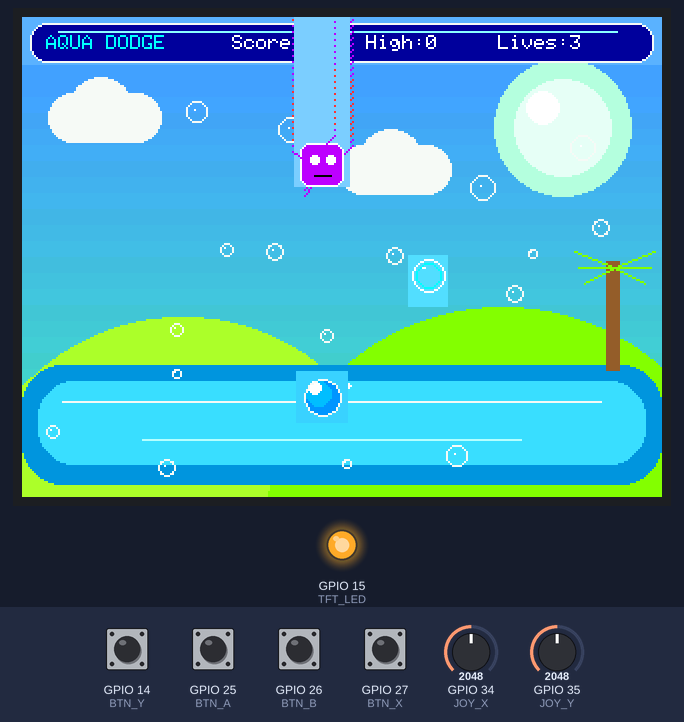
Bench run of a sketch on a simulated ESP32. Parts: 320×240 colour display, output pins drawn as LEDs (lit = HIGH). The test bench sets the inputs (shaded band); at power-on: GPIO 14 (BTN_Y), GPIO 25 (BTN_A), GPIO 26 (BTN_B), GPIO 27 (BTN_X) HIGH, GPIO 34 (JOY_X) = 2048, GPIO 35 (JOY_Y) = 2048. Random numbers use the default seed unless the sketch sets one.

Above: at 4.1 s.
4.2 s: GPIO 26 (BTN_B) pulled LOW for 0.15 s
At 4.5 s:
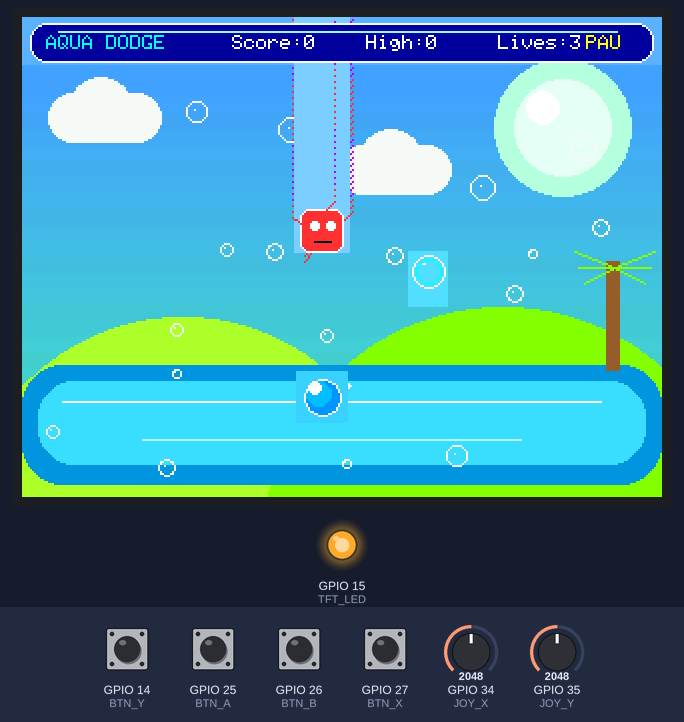
5.8 s: GPIO 25 (BTN_A) pulled LOW for 0.15 s
At 6.18 s:
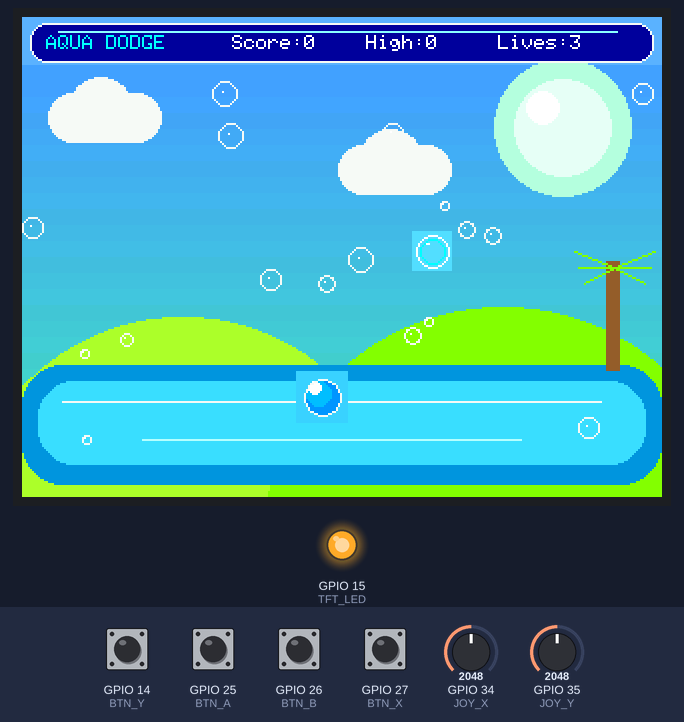
6.5 s: GPIO 14 (BTN_Y) pulled LOW for 0.15 s
At 6.88 s:
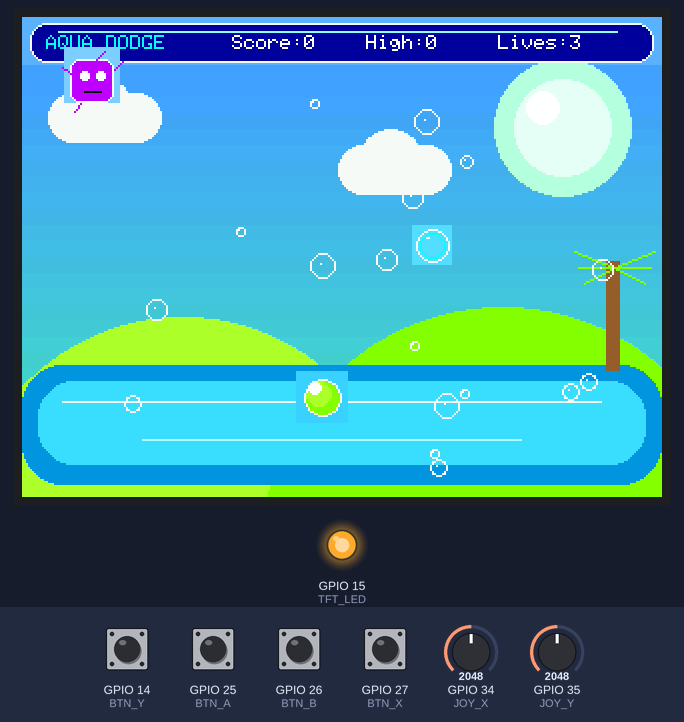
7.2 s: GPIO 34 (JOY_X) set to 1360
At 9.9 s:
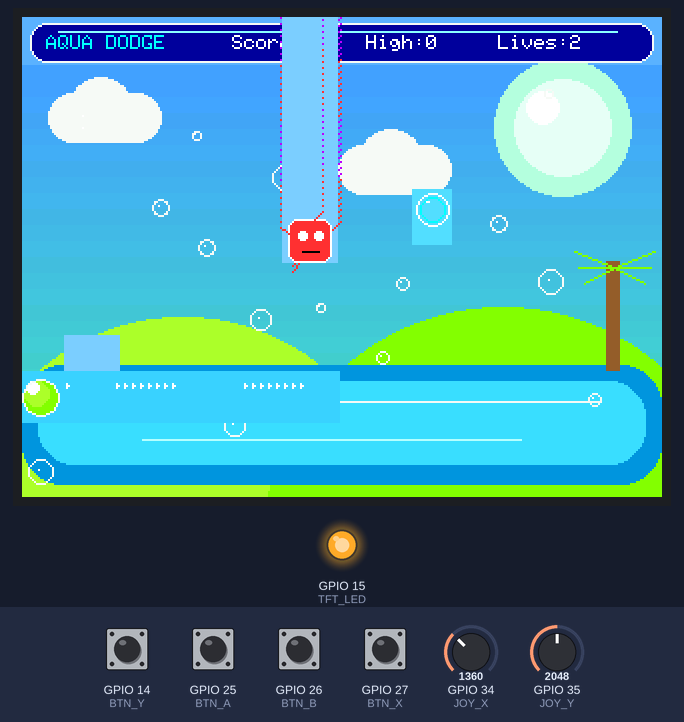
10.0 s: GPIO 14 (BTN_Y) pulled LOW for 1 s
At 10.47 s:
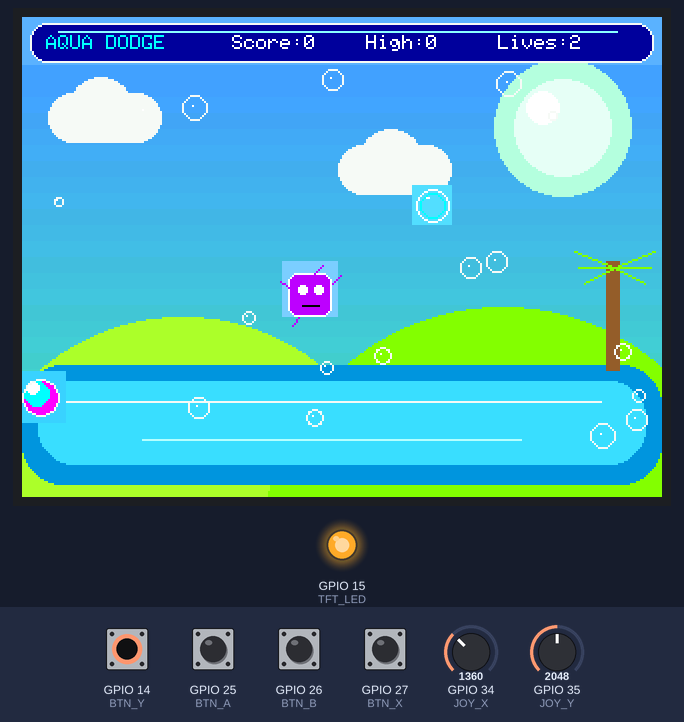
11.6 s: GPIO 25 (BTN_A) pulled LOW for 1 s
At 12.3 s:
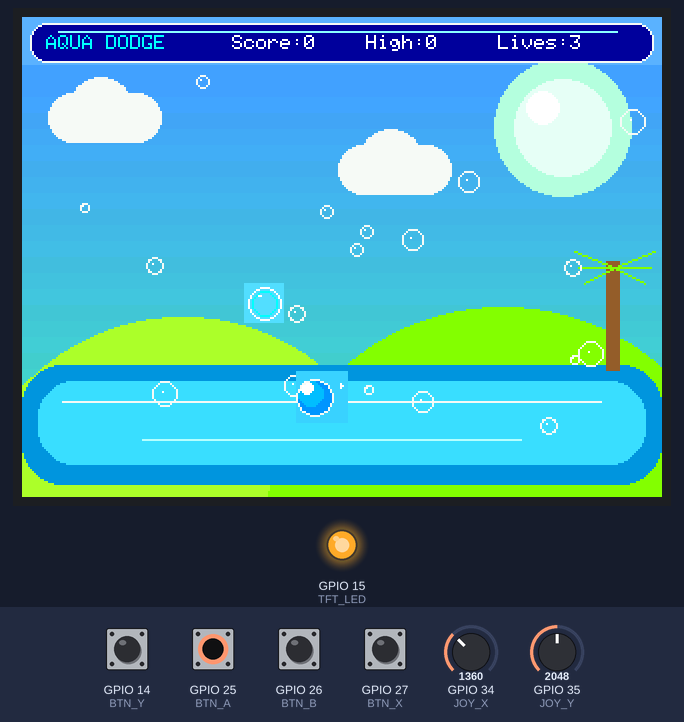
Timing chart, 0 to 14.2 s (numbered marks = the images above; inputs shaded):
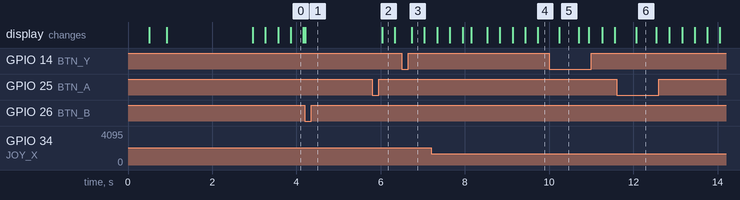

Measured:
- after the input at 5.8 s, the display: changes after 0.24 s (image 2)
- what the display in image 5 shows lasts 0.5 s, from 10.2 s to 10.7 s

The sketch:

Frutiger_Aero_Themed_Game.ino
```cpp
/*
  ESP32 + 2.8" SPI TFT + 4 Buttons + Joystick
  Frutiger Aero Themed Game: Aqua Dodge

  Theme:
  - glossy blue/green background
  - bubbles
  - clouds
  - shiny aqua player orb
  - red/purple "glitch virus" enemies

  TFT Wiring:
  TFT VCC   -> ESP32 5V/VIN
  TFT GND   -> ESP32 GND
  TFT SCK   -> GPIO 18
  TFT MOSI  -> GPIO 23
  TFT MISO  -> GPIO 19
  TFT CS    -> GPIO 5
  TFT DC    -> GPIO 2
  TFT RESET -> GPIO 4
  TFT LED   -> GPIO 15

  Button Wiring:
  Button A -> GPIO 25 -> button -> GND
  Button B -> GPIO 26 -> button -> GND
  Button X -> GPIO 27 -> button -> GND
  Button Y -> GPIO 14 -> button -> GND

  Joystick Wiring:
  Joystick GND -> ESP32 GND
  Joystick VCC -> ESP32 3V3
  Joystick VRx -> GPIO 34
  Joystick VRy -> GPIO 35
  Joystick SW  -> GPIO 32

  Libraries:
  - Adafruit GFX Library
  - Adafruit ILI9341
*/

#include <SPI.h>
#include <Adafruit_GFX.h>
#include <Adafruit_ILI9341.h>

// ---------------- TFT PINS ----------------
#define TFT_CS    5
#define TFT_DC    2
#define TFT_RST   4
#define TFT_MOSI  23
#define TFT_SCLK  18
#define TFT_MISO  19
#define TFT_LED   15

Adafruit_ILI9341 tft = Adafruit_ILI9341(TFT_CS, TFT_DC, TFT_RST);

// ---------------- INPUT PINS ----------------
#define BTN_A 25
#define BTN_B 26
#define BTN_X 27
#define BTN_Y 14
#define JOY_SW 32

#define JOY_X 34
#define JOY_Y 35

// ---------------- SCREEN ----------------
#define SCREEN_W 320
#define SCREEN_H 240

// ---------------- COLORS ----------------
#define SKY_TOP       0x5D9F
#define SKY_MID       0x7E7F
#define AQUA          0x07FF
#define DEEP_AQUA     0x04BF
#define LIME          0x87E0
#define GREEN_GLOW    0xAFE5
#define WHITE_SOFT    0xF7DE
#define GLASS_BLUE    0x4DFF
#define WATER_BLUE    0x05FF
#define VIRUS_RED     0xF986
#define VIRUS_PURPLE  0xB81F
#define DARK_BLUE     0x0013

// ---------------- PLAYER ----------------
int playerX = 150;
int playerY = 190;
int oldPlayerX = 150;
int oldPlayerY = 190;
int playerR = 9;
int playerSpeed = 4;

// ---------------- ENEMY ----------------
int enemyX = 40;
int enemyY = -30;
int oldEnemyX = 40;
int oldEnemyY = -30;
int enemySize = 22;
int enemySpeed = 3;

// ---------------- COLLECTIBLE ----------------
int bubbleX = 100;
int bubbleY = 80;
int oldBubbleX = 100;
int oldBubbleY = 80;
bool bubbleActive = true;

// ---------------- GAME STATE ----------------
int score = 0;
int highScore = 0;
int lives = 3;

bool gameOver = false;
bool paused = false;

unsigned long lastFrame = 0;
const int frameDelay = 30;

unsigned long lastButtonTime = 0;
const int debounceDelay = 180;

int animTick = 0;
int themeMode = 0;

// ---------------- HELPERS ----------------

bool buttonPressed(int pin) {
  return digitalRead(pin) == LOW;
}

uint16_t mixColor(uint8_t r, uint8_t g, uint8_t b) {
  return tft.color565(r, g, b);
}

void glossyCircle(int x, int y, int r, uint16_t outer, uint16_t inner, uint16_t shine) {
  tft.fillCircle(x, y, r, outer);
  tft.fillCircle(x - 2, y - 2, r - 3, inner);
  tft.fillCircle(x - 4, y - 5, r / 3, shine);
  tft.drawCircle(x, y, r, WHITE_SOFT);
}

void drawCloud(int x, int y) {
  tft.fillCircle(x, y + 8, 12, WHITE_SOFT);
  tft.fillCircle(x + 14, y + 4, 16, WHITE_SOFT);
  tft.fillCircle(x + 32, y + 8, 12, WHITE_SOFT);
  tft.fillRoundRect(x - 4, y + 8, 44, 13, 8, WHITE_SOFT);
}

void drawPalmLeaf(int x, int y, int dir) {
  uint16_t c = LIME;
  tft.drawLine(x, y, x + dir * 20, y - 8, c);
  tft.drawLine(x, y, x + dir * 18, y, c);
  tft.drawLine(x, y, x + dir * 15, y + 8, c);
}

void drawFrutigerBackground() {
  tft.fillScreen(SKY_TOP);

  // Gradient-ish horizontal layers
  for (int y = 24; y < SCREEN_H; y += 8) {
    uint8_t g = map(y, 24, SCREEN_H, 160, 230);
    uint8_t b = map(y, 24, SCREEN_H, 255, 180);
    uint16_t c = mixColor(70, g, b);
    tft.fillRect(0, y, SCREEN_W, 8, c);
  }

  // Sun glow
  tft.fillCircle(270, 55, 34, mixColor(180, 255, 220));
  tft.fillCircle(270, 55, 24, mixColor(230, 255, 245));
  tft.fillCircle(260, 45, 8, ILI9341_WHITE);

  // Clouds
  drawCloud(25, 42);
  drawCloud(170, 68);

  // Green hill
  tft.fillCircle(80, 260, 110, GREEN_GLOW);
  tft.fillCircle(240, 265, 120, LIME);

  // Water band
  tft.fillRoundRect(0, 174, 320, 60, 20, mixColor(0, 150, 220));
  tft.fillRoundRect(8, 182, 304, 42, 18, mixColor(60, 220, 255));
  tft.drawFastHLine(20, 192, 270, WHITE_SOFT);
  tft.drawFastHLine(60, 211, 190, mixColor(180, 255, 255));

  // Palm-ish decoration
  tft.fillRect(292, 122, 7, 55, mixColor(150, 95, 40));
  drawPalmLeaf(296, 125, -1);
  drawPalmLeaf(296, 125, 1);

  // Bubbles in background
  for (int i = 0; i < 18; i++) {
    int bx = random(5, SCREEN_W - 5);
    int by = random(30, SCREEN_H - 10);
    int br = random(2, 7);
    tft.drawCircle(bx, by, br, WHITE_SOFT);
    tft.drawPixel(bx - 1, by - 1, ILI9341_WHITE);
  }
}

void drawHUD() {
  tft.fillRoundRect(4, 3, 312, 20, 8, DARK_BLUE);
  tft.drawRoundRect(4, 3, 312, 20, 8, WHITE_SOFT);
  tft.drawFastHLine(18, 7, 280, mixColor(140, 255, 255));

  tft.setTextSize(1);

  tft.setTextColor(AQUA);
  tft.setCursor(12, 9);
  tft.print("AQUA DODGE");

  tft.setTextColor(ILI9341_WHITE);
  tft.setCursor(105, 9);
  tft.print("Score:");
  tft.print(score);

  tft.setCursor(172, 9);
  tft.print("High:");
  tft.print(highScore);

  tft.setCursor(238, 9);
  tft.print("Lives:");
  tft.print(lives);

  if (paused) {
    tft.setTextColor(ILI9341_YELLOW);
    tft.setCursor(282, 9);
    tft.print("PAU");
  }
}

void drawStartScreen() {
  drawFrutigerBackground();

  tft.fillRoundRect(28, 38, 264, 150, 18, mixColor(0, 80, 140));
  tft.drawRoundRect(28, 38, 264, 150, 18, WHITE_SOFT);
  tft.drawRoundRect(32, 42, 256, 142, 15, AQUA);

  tft.setTextSize(3);
  tft.setTextColor(AQUA);
  tft.setCursor(55, 58);
  tft.print("AQUA");

  tft.setTextColor(LIME);
  tft.setCursor(150, 58);
  tft.print("DODGE");

  glossyCircle(160, 118, 22, DEEP_AQUA, WATER_BLUE, ILI9341_WHITE);

  tft.setTextSize(1);
  tft.setTextColor(ILI9341_WHITE);
  tft.setCursor(68, 150);
  tft.println("Frutiger Aero ESP32 Game");

  tft.setCursor(56, 166);
  tft.println("Joystick: Move   X: Dash");

  tft.setCursor(56, 180);
  tft.println("A: Restart  B: Pause  Y: Theme");

  delay(1800);
}

void resetGame() {
  playerX = 150;
  playerY = 190;
  oldPlayerX = playerX;
  oldPlayerY = playerY;

  enemyX = random(20, SCREEN_W - 40);
  enemyY = -30;
  oldEnemyX = enemyX;
  oldEnemyY = enemyY;

  bubbleX = random(30, SCREEN_W - 30);
  bubbleY = random(45, SCREEN_H - 45);
  oldBubbleX = bubbleX;
  oldBubbleY = bubbleY;
  bubbleActive = true;

  score = 0;
  lives = 3;
  enemySpeed = 3;
  gameOver = false;
  paused = false;

  drawFrutigerBackground();
  drawHUD();
}

void erasePlayer() {
  tft.fillRect(oldPlayerX - playerR - 3, oldPlayerY - playerR - 3, playerR * 2 + 6, playerR * 2 + 6, mixColor(60, 210, 250));
}

void drawPlayer() {
  // Erase with local aqua-ish color. Not perfect, but fast.
  tft.fillRect(oldPlayerX - playerR - 4, oldPlayerY - playerR - 4, playerR * 2 + 8, playerR * 2 + 8, mixColor(60, 210, 250));

  uint16_t outer = DEEP_AQUA;
  uint16_t inner = WATER_BLUE;

  if (themeMode == 1) {
    outer = LIME;
    inner = GREEN_GLOW;
  } else if (themeMode == 2) {
    outer = ILI9341_MAGENTA;
    inner = AQUA;
  }

  glossyCircle(playerX, playerY, playerR, outer, inner, ILI9341_WHITE);

  // Tiny sparkle
  if ((animTick / 8) % 2 == 0) {
    tft.drawPixel(playerX + playerR + 4, playerY - 6, ILI9341_WHITE);
    tft.drawPixel(playerX + playerR + 5, playerY - 6, ILI9341_WHITE);
    tft.drawPixel(playerX + playerR + 4, playerY - 7, ILI9341_WHITE);
    tft.drawPixel(playerX + playerR + 4, playerY - 5, ILI9341_WHITE);
  }

  oldPlayerX = playerX;
  oldPlayerY = playerY;
}

void drawEnemy() {
  tft.fillRect(oldEnemyX - 3, oldEnemyY - 3, enemySize + 6, enemySize + 6, SKY_MID);

  uint16_t body = (animTick / 10) % 2 == 0 ? VIRUS_RED : VIRUS_PURPLE;

  tft.fillRoundRect(enemyX, enemyY, enemySize, enemySize, 5, body);
  tft.drawRoundRect(enemyX, enemyY, enemySize, enemySize, 5, ILI9341_WHITE);

  // Spikes/glitch pixels
  tft.drawLine(enemyX - 4, enemyY + 4, enemyX, enemyY + 7, body);
  tft.drawLine(enemyX + enemySize, enemyY + 5, enemyX + enemySize + 4, enemyY + 1, body);
  tft.drawLine(enemyX + 5, enemyY + enemySize, enemyX + 2, enemyY + enemySize + 4, body);
  tft.drawLine(enemyX + 17, enemyY - 4, enemyX + 13, enemyY, body);

  tft.fillCircle(enemyX + 7, enemyY + 8, 2, ILI9341_WHITE);
  tft.fillCircle(enemyX + 15, enemyY + 8, 2, ILI9341_WHITE);
  tft.drawFastHLine(enemyX + 7, enemyY + 16, 9, ILI9341_BLACK);

  oldEnemyX = enemyX;
  oldEnemyY = enemyY;
}

void drawCollectibleBubble() {
  if (!bubbleActive) return;

  tft.fillRect(oldBubbleX - 10, oldBubbleY - 10, 20, 20, mixColor(80, 220, 250));

  tft.drawCircle(bubbleX, bubbleY, 8, ILI9341_WHITE);
  tft.drawCircle(bubbleX, bubbleY, 6, AQUA);
  tft.drawPixel(bubbleX - 3, bubbleY - 4, ILI9341_WHITE);
  tft.drawPixel(bubbleX - 2, bubbleY - 4, ILI9341_WHITE);

  oldBubbleX = bubbleX;
  oldBubbleY = bubbleY;
}

bool rectCircleCollision(int rx, int ry, int rw, int rh, int cx, int cy, int cr) {
  int closestX = constrain(cx, rx, rx + rw);
  int closestY = constrain(cy, ry, ry + rh);

  int dx = cx - closestX;
  int dy = cy - closestY;

  return (dx * dx + dy * dy) < (cr * cr);
}

bool playerHitsEnemy() {
  return rectCircleCollision(enemyX, enemyY, enemySize, enemySize, playerX, playerY, playerR);
}

bool playerGetsBubble() {
  if (!bubbleActive) return false;

  int dx = playerX - bubbleX;
  int dy = playerY - bubbleY;
  int distSq = dx * dx + dy * dy;

  return distSq < (playerR + 8) * (playerR + 8);
}

void showGameOver() {
  gameOver = true;

  if (score > highScore) {
    highScore = score;
  }

  drawFrutigerBackground();

  tft.fillRoundRect(35, 45, 250, 145, 16, DARK_BLUE);
  tft.drawRoundRect(35, 45, 250, 145, 16, WHITE_SOFT);
  tft.drawRoundRect(40, 50, 240, 135, 13, AQUA);

  tft.setTextSize(3);
  tft.setTextColor(VIRUS_RED);
  tft.setCursor(62, 65);
  tft.println("SYSTEM");

  tft.setTextColor(ILI9341_WHITE);
  tft.setCursor(72, 95);
  tft.println("ERROR");

  tft.setTextSize(2);
  tft.setTextColor(AQUA);
  tft.setCursor(82, 132);
  tft.print("Score: ");
  tft.print(score);

  tft.setTextSize(1);
  tft.setTextColor(ILI9341_YELLOW);
  tft.setCursor(78, 170);
  tft.println("Press A to restore aqua mode");
}

void handleButtons() {
  if (millis() - lastButtonTime < debounceDelay) return;

  if (buttonPressed(BTN_A)) {
    lastButtonTime = millis();
    resetGame();
    return;
  }

  if (buttonPressed(BTN_B) && !gameOver) {
    lastButtonTime = millis();
    paused = !paused;
    drawHUD();
    return;
  }

  if (buttonPressed(BTN_Y) && !gameOver) {
    lastButtonTime = millis();
    themeMode++;
    if (themeMode > 2) themeMode = 0;

    drawFrutigerBackground();
    drawHUD();
    return;
  }
}

void handleJoystick() {
  int joyX = analogRead(JOY_X);
  int joyY = analogRead(JOY_Y);

  int moveX = 0;
  int moveY = 0;

  if (joyX < 1400) moveX = -1;
  else if (joyX > 2600) moveX = 1;

  if (joyY < 1400) moveY = -1;
  else if (joyY > 2600) moveY = 1;

  int speed = playerSpeed;

  if (buttonPressed(BTN_X)) {
    speed = 9;
  }

  playerX += moveX * speed;
  playerY += moveY * speed;

  if (playerX < playerR) playerX = playerR;
  if (playerX > SCREEN_W - playerR) playerX = SCREEN_W - playerR;

  if (playerY < 30 + playerR) playerY = 30 + playerR;
  if (playerY > SCREEN_H - playerR) playerY = SCREEN_H - playerR;
}

void updateEnemy() {
  enemyY += enemySpeed;

  if (enemyY > SCREEN_H + enemySize) {
    enemyY = -enemySize;
    enemyX = random(20, SCREEN_W - enemySize - 20);

    score++;

    if (score % 5 == 0 && enemySpeed < 11) {
      enemySpeed++;
    }

    drawHUD();
  }
}

void updateBubble() {
  if (!bubbleActive) {
    if (random(0, 80) == 1) {
      bubbleX = random(30, SCREEN_W - 30);
      bubbleY = random(45, SCREEN_H - 45);
      oldBubbleX = bubbleX;
      oldBubbleY = bubbleY;
      bubbleActive = true;
    }
    return;
  }

  // Gentle floating motion
  if (animTick % 5 == 0) {
    bubbleY -= 1;
    if (bubbleY < 35) bubbleY = SCREEN_H - 35;
  }

  if (playerGetsBubble()) {
    score += 3;
    bubbleActive = false;

    tft.fillRect(bubbleX - 12, bubbleY - 12, 24, 24, mixColor(80, 220, 250));
    drawHUD();
  }
}

void takeDamage() {
  lives--;

  // Flash effect
  tft.fillScreen(ILI9341_WHITE);
  delay(60);
  drawFrutigerBackground();
  drawHUD();

  enemyY = -enemySize;
  enemyX = random(20, SCREEN_W - enemySize - 20);

  playerX = 150;
  playerY = 190;

  if (lives <= 0) {
    showGameOver();
  }
}

void setup() {
  Serial.begin(115200);
  delay(500);

  pinMode(TFT_LED, OUTPUT);
  digitalWrite(TFT_LED, HIGH);

  pinMode(BTN_A, INPUT_PULLUP);
  pinMode(BTN_B, INPUT_PULLUP);
  pinMode(BTN_X, INPUT_PULLUP);
  pinMode(BTN_Y, INPUT_PULLUP);
  pinMode(JOY_SW, INPUT_PULLUP);

  SPI.begin(TFT_SCLK, TFT_MISO, TFT_MOSI, TFT_CS);

  tft.begin();
  tft.setRotation(1);

  randomSeed(analogRead(JOY_X));

  drawStartScreen();
  resetGame();
}

void loop() {
  handleButtons();

  if (gameOver) return;
  if (paused) return;

  if (millis() - lastFrame < frameDelay) return;
  lastFrame = millis();

  animTick++;

  handleJoystick();
  updateEnemy();
  updateBubble();

  drawPlayer();
  drawEnemy();
  drawCollectibleBubble();

  if (playerHitsEnemy()) {
    takeDamage();
  }
}
```
